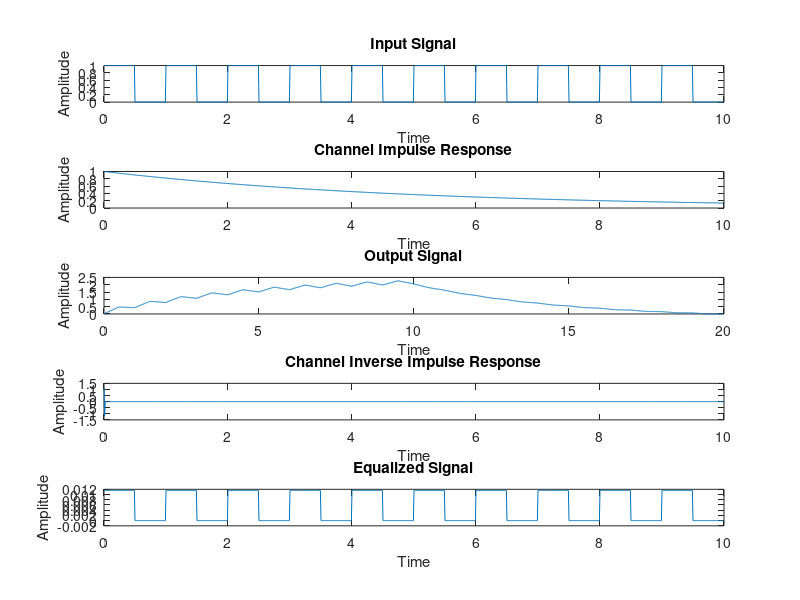

MATLAB code for this plot:
close all
clc

%--------------------------------------------------------------------------


% Define time vector

ts = 0.01;                  % increment 1/100 second
total_duration = 10;        % for 10 seconds 
t = 0:ts:total_duration-ts;    


%--------------------------------------------------------------------------


% Define the input signal

x_t = zeros(size(t));       % initialize to vector of zeros 
pulse_width = 0.5;          % width of each rectangular pulse
pulse_interval = 1;         % interval between pulse


% Example: 1 boxcar 
% for n = 0:pulse_interval:0    
%     x_t = x_t + rectpuls(t-n-(pulse_width/2), pulse_width);
% end


% Example: 2 boxcars
% for n = 0:pulse_interval:1    
%     x_t = x_t + rectpuls(t-n-(pulse_width/2), pulse_width);
% end


% Example: 10 boxcars 
for n = 0:pulse_interval:total_duration     
    x_t = x_t + rectpuls(t-n-(pulse_width/2), pulse_width);
end


%--------------------------------------------------------------------------


% Define the channel impulse response


% Example: decreasing exponential 
h_t = exp(-0.2*t); % e^-0.2 , e^-0.4 , ...


% Example: cosine 
% h_t = cos(2*pi * t + pi/2);


% Example: boxcars
% h_t = x_t;


%--------------------------------------------------------------------------


% Convolve the input with the channel impulse response
y_t = conv(x_t, h_t);

y_t = y_t*0.01;                         % appropriately scale y-axis*
t_output = 0:ts:total_duration*2-ts-ts; % create new time axis for output



% *Note: y_t output is based on original x_t and h_t x-axis units
%--------------------------------------------------------------------------


% Equalization: define inverse impulse response 
% https://www.mathworks.com/help/matlab/math/fourier-transforms.html 

h_f = fft(h_t);                             % to frequency domain  

h_f_inv = 1 ./ h_f;                         % inverse in frequency domain

h_t_inv = ifft(h_f_inv);                    % back to time domain 


% Convolve output with inverse impulse response
z_t = conv(y_t,h_t_inv);    % equalized signal  

z_t = z_t(1:1000);          % cut to size  


%--------------------------------------------------------------------------


% Plot the signals
figure('Position', [100, 100, 800, 600]);

% x_t
subplot(5,1,1);
plot(t,x_t);
xlabel('Time');
ylabel('Amplitude');
title('Input Signal');

% h_t
subplot(5,1,2);
plot(t,h_t)
xlabel('Time');
ylabel('Amplitude');
title('Channel Impulse Response');

% y_t
subplot(5,1,3);
plot(t_output,y_t);
xlabel('Time');
ylabel('Amplitude');
title('Output Signal');

% h_t_inv
subplot(5,1,4);
plot(t,h_t_inv);
xlabel('Time');
ylabel('Amplitude');
title('Channel Inverse Impulse Response');

% z_t (equalized signal)
subplot(5,1,5);
plot(t,z_t);
xlabel('Time');
ylabel('Amplitude');
title('Equalized Signal');


%--------------------------------------------------------------------------
